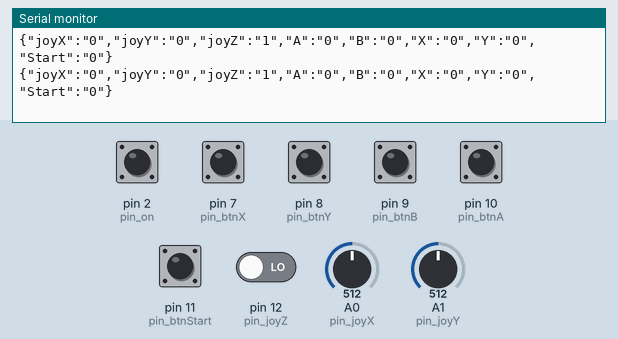
Bench run of a sketch on a simulated Arduino Uno, built with avr-gcc and run on an emulated ATmega328P. Shown: the last lines printed to the serial monitor. The inputs (shaded band) are chosen by the test bench; at power-on: pin 2 (pin_on) HIGH, pin 7 (pin_btnX), pin 8 (pin_btnY), pin 9 (pin_btnB), pin 10 (pin_btnA), pin 11 (pin_btnStart), pin 12 (pin_joyZ) LOW, A0 (pin_joyX) = 512, A1 (pin_joyY) = 512.

Above: at 1.2 s.
1.3 s: A0 (pin_joyX) set to 529
4.3 s: A0 (pin_joyX) set to 552
At 4.48 s:
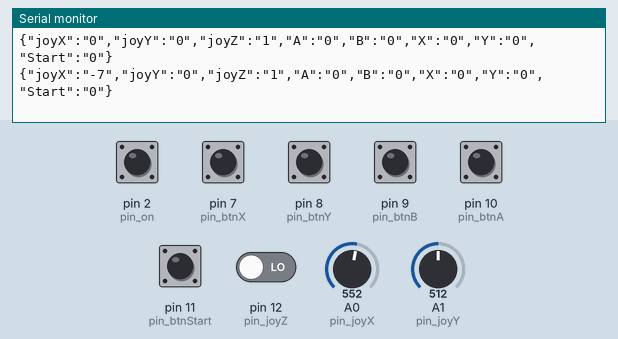
7.3 s: A1 (pin_joyY) set to 548
At 7.34 s:
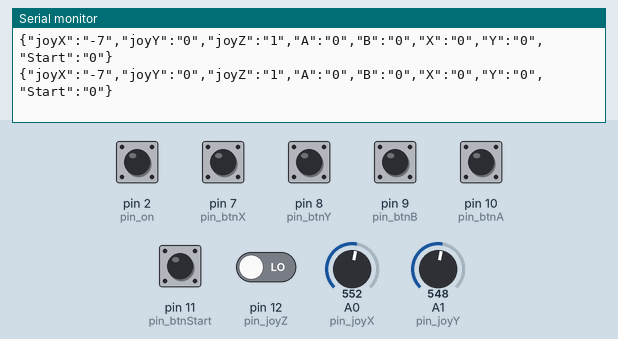
10.3 s: A1 (pin_joyY) set to 577
At 10.37 s:
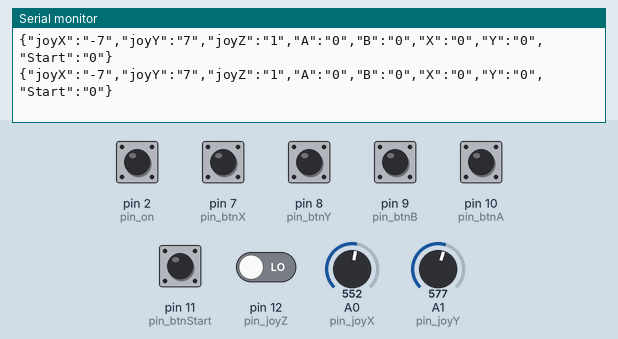
Timing chart, 0 to 13.3 s (numbered marks = the images above; inputs shaded):
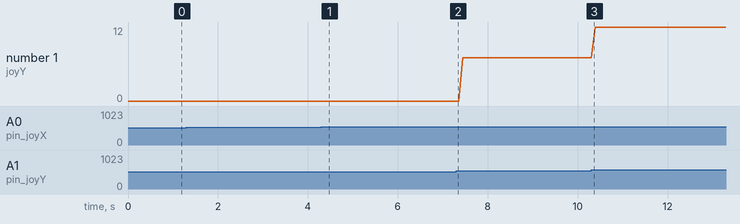

The sketch:

controller.ino
```cpp
// Pin locations
const int pin_joyX = A0;
const int pin_joyY = A1;
const int pin_joyZ = 12;
const int pin_btnA = 10;
const int pin_btnB = 9;
const int pin_btnX = 7;
const int pin_btnY = 8;
const int pin_btnStart = 11;
const int pin_on = 2;

const int deadzone = 5;

// Storage for values
int joyX = 0;
int joyY = 0;
int joyZ = 0;
int btnA = 0;
int btnB = 0;
int btnX = 0;
int btnY = 0;
int btnStart = 0;
int on = 0;

char msg[150];

void setup() {
  Serial.begin(9600);
  pinMode(pin_joyX, INPUT);
  pinMode(pin_joyY, INPUT);
  pinMode(pin_joyZ, INPUT);
  pinMode(pin_btnA, INPUT);
  pinMode(pin_btnB, INPUT);
  pinMode(pin_btnX, INPUT);
  pinMode(pin_btnY, INPUT);
  pinMode(pin_btnStart, INPUT);
  pinMode(pin_on, INPUT);
}

void loop() {
  if(!digitalRead(pin_on)){
    Serial.println("OFF");
    delay(3);
    return;
  }

  joyX = map(analogRead(pin_joyX), 0, 1023, 100, -100);
  joyY = map(analogRead(pin_joyY), 0, 1023, -100, 100);

  if(joyX < deadzone && joyX > -deadzone){ // X-axis deadzone
    joyX = 0;
  }
  if(joyY < deadzone && joyY > -deadzone){ // Y-axis deadzone
    joyY = 0;
  }

  joyZ = 1 - digitalRead(pin_joyZ);
  btnA = digitalRead(pin_btnA);
  btnB = digitalRead(pin_btnB);
  btnX = digitalRead(pin_btnX);
  btnY = digitalRead(pin_btnY);
  btnStart = digitalRead(pin_btnStart);

  // A horrendous and long string format to put all the inputs into a single JSON-formatted string
  sprintf(msg, "{\"joyX\":\"%d\",\"joyY\":\"%d\",\"joyZ\":\"%d\",\"A\":\"%d\",\"B\":\"%d\",\"X\":\"%d\",\"Y\":\"%d\",\"Start\":\"%d\"}", joyX, joyY, joyZ, btnA, btnB, btnX, btnY, btnStart);
  Serial.println(msg);

  delay(3); // Give sensors time to refresh
}
```

Measured:
- after the input at 4.3 s, the serial monitor: prints a new line after 0.11 s (image 1)
- plotted number 1: 0 → 7 after the input at 7.3 s, 7 → 12 after the input at 10.3 s
